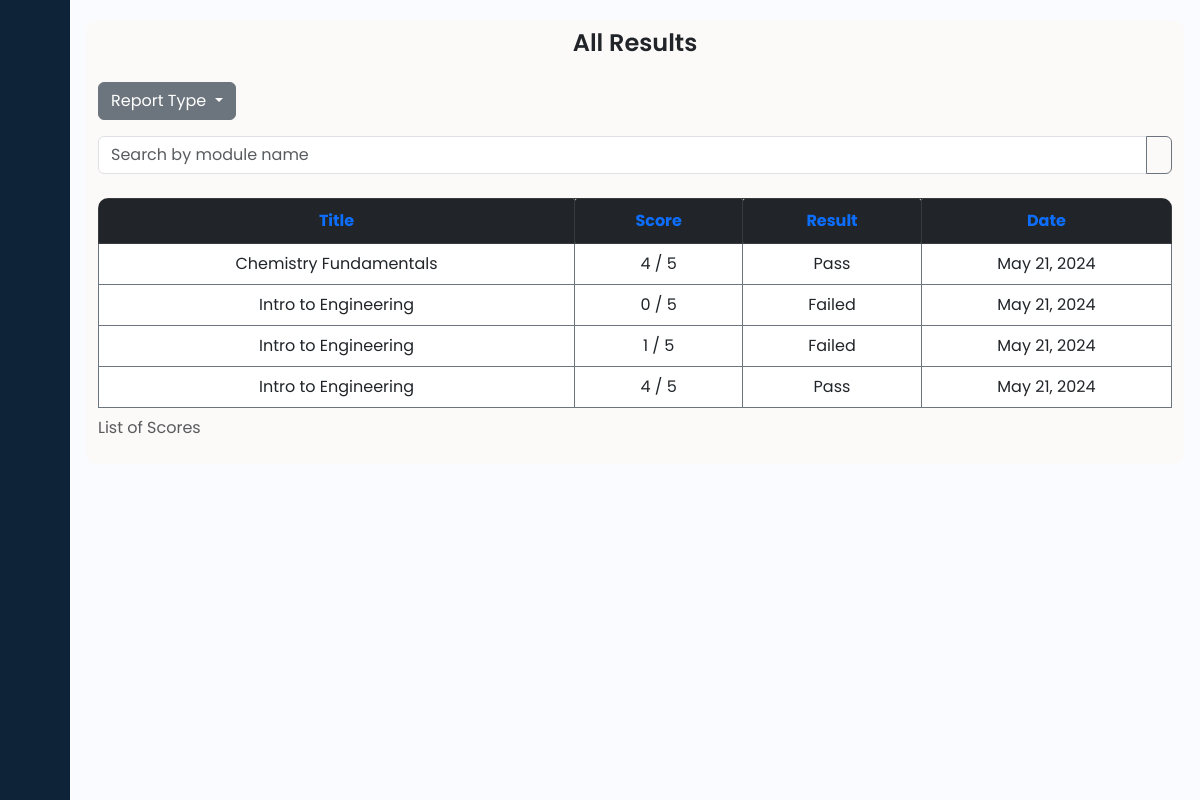
Screenshot of /faculty/student_record_test.php?student_id=15 (signed in) with the database file from the repository.
### tables this page shows
CREATE TABLE `tbl_result` (
  `result_id` int(11) NOT NULL,
  `module_id` int(11) NOT NULL,
  `stud_id` int(11) NOT NULL,
  `result_score` tinyint(1) NOT NULL,
  `total_questions` int(11) NOT NULL DEFAULT 0,
  `quiz_type` int(11) NOT NULL,
  `created_at` datetime DEFAULT current_timestamp(),
  `course_id` int(11) NOT NULL,
  `program_id` int(11) NOT NULL,
  `result_status` int(11) NOT NULL
);

CREATE TABLE `tbl_module` (
  `module_id` int(11) NOT NULL,
  `course_id` int(11) NOT NULL,
  `module_name` varchar(50) NOT NULL,
  `module_file` longblob NOT NULL,
  `program_id` int(11) NOT NULL,
  `module_status` tinyint(1) NOT NULL DEFAULT 1
);

### faculty/student_record_test.php (the view, shortened to what this page needs)
<?php
require '../api/db-connect.php';
if (isset($_SESSION['program_id'])) {
    $program_id = $_SESSION['program_id'];
    $stud_id = isset($_GET['student_id']) ? $_GET['student_id'] : null;
    if ($stud_id) {
        $sql = "SELECT tbl_result.*, tbl_module.module_name, tbl_result.created_at
                FROM `tbl_result`
                INNER JOIN `tbl_module` ON tbl_result.module_id = tbl_module.module_id
                WHERE tbl_result.stud_id = :stud_id AND tbl_result.program_id = :program_id AND tbl_result.quiz_type = 1";
        $stmt = $conn->prepare($sql);
        $stmt->bindParam(':stud_id', $stud_id, PDO::PARAM_INT);
        $stmt->bindParam(':program_id', $program_id, PDO::PARAM_INT);
        $stmt->execute();
        $results = $stmt->fetchAll(PDO::FETCH_ASSOC);
    } else {
        $error_message = "Student ID is missing.";
    }
} else {
    header("Location: ../index.php");
    exit();
}
?>
<!DOCTYPE html>
<html lang="en">
<head>
    <link href="https://cdn.lineicons.com/4.0/lineicons.css" rel="stylesheet" />
    <link href="https://cdn.jsdelivr.net/npm/bootstrap@5.3.0-alpha3/dist/css/bootstrap.min.css" rel="stylesheet">
    <link rel="stylesheet" href="style.css" type="text/css">
</head>
<body>
    <div class="wrapper">
        <?php include 'sidebar.php'; ?>
        <div class="main p-3">
            <div class="container">
                <div class="row justify-content-center mt-2">
                    <div class="col-md-12">
                        <div class="text-center mb-4">
                            <h1>All Results</h1>
                        </div>
                        <?php include 'student_record_dropdown.php'; ?>
                        <form action="" method="GET" class="mb-4">
                            <div class="input-group">
                                <input type="text" class="form-control" placeholder="Search by module name" name="search" id="searchInput">
                                <button class="btn btn-outline-secondary" type="button" id="clearSearchButton"><i class="lni lni-close"></i></button>
                            </div>
                        </form>
                        <div class="table-responsive">
                            <table id="resultTable" class="table table-bordered border-secondary">
                                <caption>List of Scores</caption>
                                <thead class="table-dark">
                                    <tr style="text-align: center;">
                                        <th scope="col"><a href="#" class="sortable" data-column="0">Title</a></th>
                                        <th scope="col"><a href="#" class="sortable" data-column="1">Score</a></th>
                                        <th scope="col"><a href="#" class="sortable" data-column="2">Result</a></th>
                                        <th scope="col"><a href="#" class="sortable" data-column="3">Date</a></th>
                                    </tr>
                                </thead>
                                <tbody>
                                    <?php if (!empty($results)) : ?>
                                        <?php foreach ($results as $row) : ?>
                                            <tr style="text-align: center;">
                                                <td><?php echo isset($row['module_name']) ? $row['module_name'] : 'N/A'; ?></td>
                                                <td><?php echo $row['result_score'] ?? 'N/A'; ?> / <?php echo $row['total_questions'] ?? 'N/A'; ?></td>
                                                <td scope="col">
                                                    <?php
                                                    if (isset($row['result_score'], $row['total_questions'])) {
                                                        $res = ($row['result_score'] / $row['total_questions']) * 100;
                                                        echo $res >= 50 ? "Pass" : "Failed";
                                                    } else {
                                                        echo 'N/A';
                                                    }
                                                    ?>
                                                </td>
                                                <td><?php echo isset($row['created_at']) ? date("M d, Y", strtotime($row['created_at'])) : 'N/A'; ?></td>
                                            </tr>
                                        <?php endforeach; ?>
                                    <?php else : ?>
                                        <tr>
                                            <td colspan="4" class="text-center">No records found.</td>
                                        </tr>
                                    <?php endif; ?>
                                </tbody>
                            </table>
                        </div>
                    </div>
                </div>
            </div>
        </div>
    </div>
</body>
</html>

### faculty/style.css (style rules this page uses)
a { text-decoration: none; }
h1 { font-weight: 600; font-size: 1.5rem; }
body { font-family: 'Poppins', sans-serif; }
.wrapper { display: flex; }
.main { min-height: 100vh; width: 100%; overflow: hidden; transition: all 0.35s ease-in-out; background-color: #fafbfe; }
.wrapper { display: flex; height: 100vh; overflow-y: auto; width: 100%; background-color: rgb(252, 249, 249); }
.container { margin-top: .5%; margin-bottom: .5%; overflow-y: auto; border-radius: 10px; background-color: rgb(252, 249, 249); }

### faculty/student_record_test.php (style rules this page uses)
.table { border-radius: 10px; overflow: hidden; }
.table th { cursor: pointer; transition: background-color 0.1s ease; padding: 10px 15px; border-radius: 2px; }

### rows the page displays
tbl_result: module.module_name "Chemistry Fundamentals", result_score "4", total_questions "5", shows "Pass", created_at "May 21, 2024"
tbl_result: module.module_name "Intro to Engineering", result_score "0", total_questions "5", shows "Failed", created_at "May 21, 2024"
tbl_result: module.module_name "Intro to Engineering", result_score "1", total_questions "5", shows "Failed", created_at "May 21, 2024"
tbl_result: module.module_name "Intro to Engineering", result_score "4", total_questions "5", shows "Pass", created_at "May 21, 2024"
